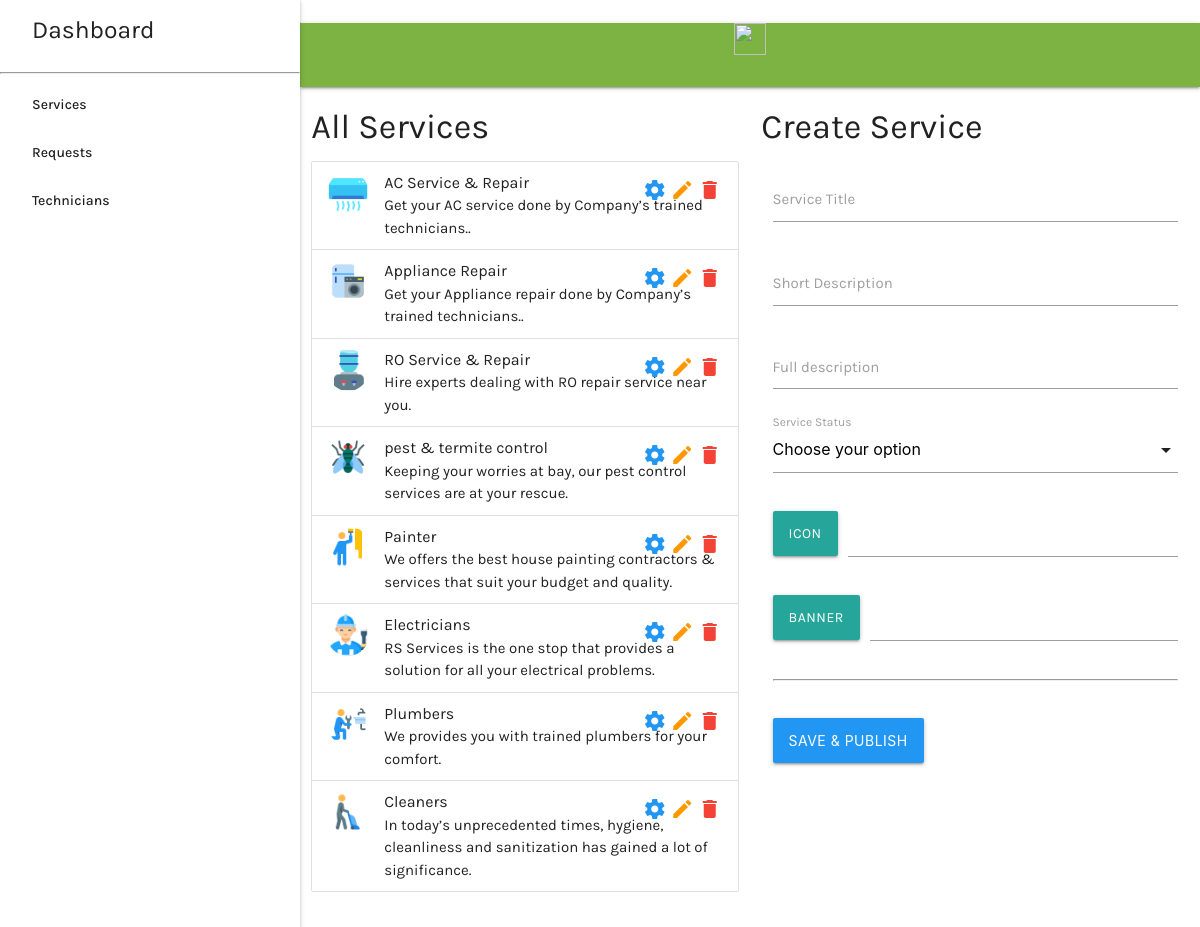
The app's page /adminurl/services with its own data.
### mainApp/models.py (models this page shows, shortened)
class M_Services(models.Model):
    title = models.CharField(max_length=1000)
    description = models.TextField()
    shortdescription = models.CharField(max_length=1000)
    status = models.CharField(max_length=1000)
    icon = models.ImageField(upload_to='images/')
    banner = models.ImageField(upload_to='images/')
    uploaded_at = models.DateTimeField(auto_now_add=True)

### mainApp/views.py (the view)
# urls.py: path('adminurl/services', views.adminServices, name="adminServices"),
def adminServices(request):
    tempData = M_Services.objects.all()
    if request.method == "POST":
        service = M_Services()
        service.title = request.POST['title']
        service.description = request.POST['description']
        service.shortdescription = request.POST['shortdescription']
        service.status = request.POST['status']
        service.icon = request.FILES['icon']
        service.banner = request.FILES['banner']
        service.save()
        return redirect('adminServices')
    else:
        return render(request, "adminPanel/MainServices.html", {'tempData': tempData})

### mainApp/templates/adminPanel/MainServices.html (shortened to what this page needs)
﻿{% extends 'adminBase.html' %} {% block content %}
<div class="row">
  <div class="col s12 m6">
    <h4>All Services</h4>
    {% if tempData %}
    <ul class="collection">
      {% for data in tempData %}
      <li class="collection-item avatar">
        <img src="{{data.icon.url}}" alt="" class="circle" />
        <span class="title">{{data.title}}</span>
        <p>{{data.shortdescription}}</p>
        <p class="secondary-content">
          <a href="{% url 'adminSubService' id=data.id %}"
            ><i class="material-icons blue-text">settings</i></a
          >
          <a href="{% url 'mainServiceEdit' id=data.id %}"
            ><i class="material-icons orange-text">edit</i></a
          >
          <a href="{% url 'mainServiceDelete' id=data.id %}" class=""
            ><i class="material-icons red-text">delete</i></a
          >
        </p>
      </li>
      {% endfor %}
    </ul>
    {% else %} No Data Found.. {% endif %}
  </div>
  <div class="col s12 m6">
    <h4>Create Service</h4>
    <form
      class="z-depth-1"
      enctype="multipart/form-data"
      action="{% url 'adminServices' %}"
      method="POST"
    >
      <div class="input-field col s12">
        <input id="title" name="title" type="text" class="validate" />
        <label for="title">Service Title</label>
      </div>
      <div class="input-field col s12">
        <input
          id="shortdescription"
          name="shortdescription"
          type="text"
          class="validate"
        />
        <label for="shortdescription">Short Description</label>
      </div>
      <div class="input-field col s12">
        <textarea
          id="textarea1"
          name="description"
          class="materialize-textarea"
        ></textarea>
        <label for="textarea1">Full description</label>
      </div>
      <div class="input-field col s12">
        <label>Service Status</label>
      </div>
      <div class="file-field col s12 input-field">
        <div class="btn">
          <span>Icon</span>
        </div>
        <div class="file-path-wrapper">
          <input class="file-path validate" name="" type="text" />
        </div>
      </div>
      <div class="file-field col s12 input-field">
        <div class="btn">
          <span>Banner</span>
        </div>
        <div class="file-path-wrapper">
          <input class="file-path validate" type="text" />
        </div>
        <br />
        <hr />
      </div>
      <div class="file-field right-align col s12 input-field">
        <button type="submit" class="btn blue">Save & Publish</button>
      </div>
    </form>
  </div>
</div>
{% endblock %}

### mainApp/static/adminPanel/style.css (style rules this page uses)
body { font-family: Karla; }

### records on screen
M_Services: icon (picture), title "AC Service & Repair", shortdescription "Get your AC service done by Company’s trained technicians.."
M_Services: icon (picture), title "Appliance Repair", shortdescription "Get your Appliance repair done by Company’s trained technicians.."
M_Services: icon (picture), title "RO Service & Repair", shortdescription "Hire experts dealing with RO repair service near you."
M_Services: icon (picture), title "pest & termite control", shortdescription "Keeping your worries at bay, our pest control services are at your rescue."
M_Services: icon (picture), title "Painter", shortdescription "We offers the best house painting contractors & services that suit your budget and quality."
M_Services: icon (picture), title "Electricians", shortdescription "RS Services is the one stop that provides a solution for all your electrical problems."
M_Services: icon (picture), title "Plumbers", shortdescription "We provides you with trained plumbers for your comfort."
M_Services: icon (picture), title "Cleaners", shortdescription "In today’s unprecedented times, hygiene, cleanliness and sanitization has gained a lot of significance."
